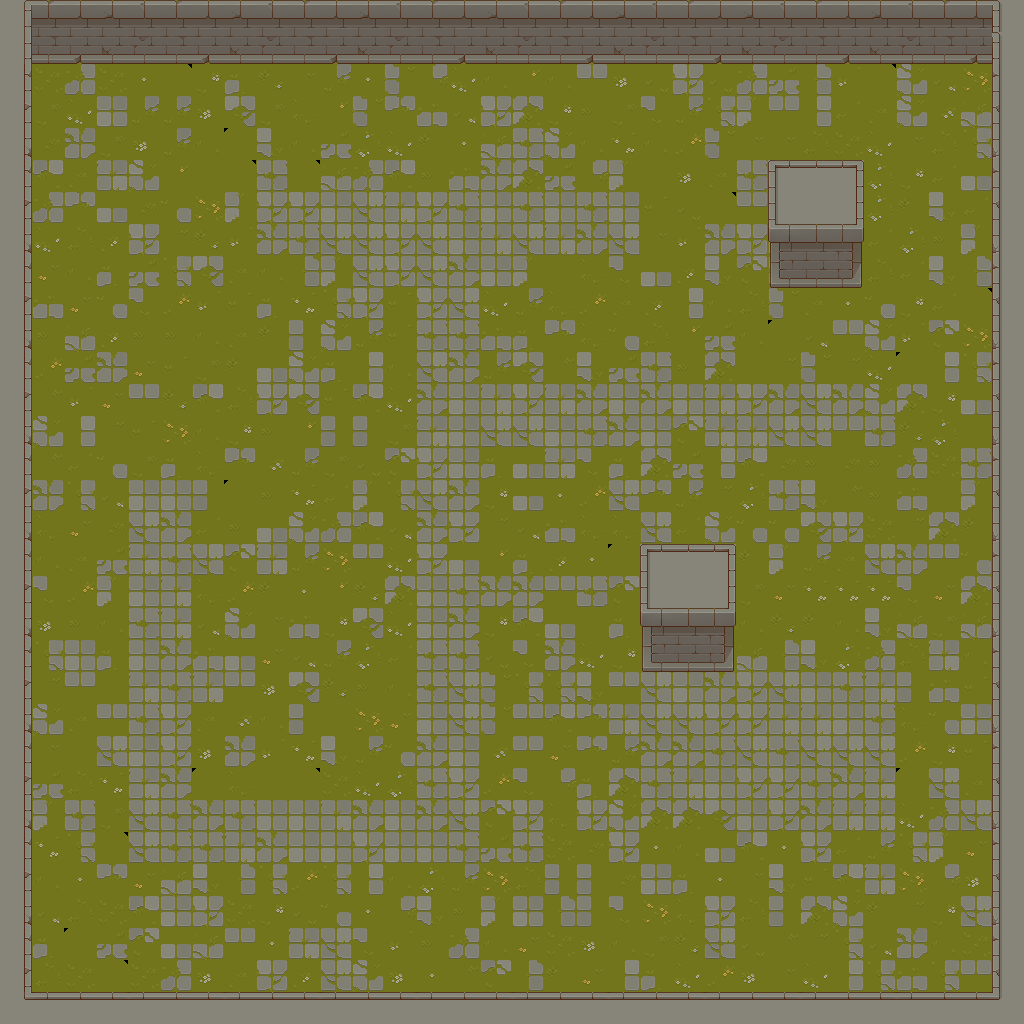

Tiled map render using the project's own tile images. Description and the whole map definition, tile-layer contents included, below:
An orthogonal 32x32 tile map with 32x32 px tiles, 2 tile layers (Tile Layer 1, Tile Layer 2).

<map version="1.10" tiledversion="1.11.0" orientation="orthogonal" renderorder="right-down" width="32" height="32" tilewidth="32" tileheight="32" infinite="0" nextlayerid="3" nextobjectid="1">
 <editorsettings>
  <export target="multiMap.json" format="json" />
 </editorsettings>
 <tileset firstgid="1" source="groundTiles.tsx" />
 <layer id="1" name="Tile Layer 1" width="32" height="32">
  <data encoding="csv">
26,103,40,88,70,72,69,85,24,22,36,70,54,6,33,22,21,50,38,20,56,4,35,49,85,87,20,102,21,86,103,26,
26,54,50,23,85,5,71,40,118,117,38,71,120,2,119,72,2,69,117,50,3,24,37,104,56,21,24,88,24,88,88,26,
26,50,117,50,5,120,22,103,6,33,115,5,100,102,53,20,40,20,85,21,4,82,4,117,72,83,55,120,118,8,54,26,
26,18,53,65,115,115,21,114,18,49,40,100,87,70,8,82,113,22,17,18,101,115,99,84,85,67,51,35,118,56,71,26,
26,52,98,18,21,115,20,119,116,24,72,38,53,2,5,71,81,118,20,7,24,23,100,33,33,34,50,53,33,34,99,26,
26,86,35,66,118,40,1,120,81,120,71,117,86,17,70,98,113,72,102,84,1,21,35,81,26,26,26,38,22,51,69,26,
26,117,87,69,52,104,54,84,82,82,65,97,66,82,81,65,81,65,81,65,3,4,120,85,26,26,26,38,2,116,51,26,
26,53,34,39,82,36,6,55,98,81,97,97,82,97,65,66,97,66,98,97,33,55,98,82,84,53,68,51,38,17,84,26,
26,37,24,103,72,99,114,35,20,83,84,97,82,97,98,65,84,1,49,101,69,39,116,88,100,65,103,34,51,116,83,26,
26,70,37,104,101,23,55,3,103,7,99,82,3,82,97,53,115,49,23,35,39,67,24,34,100,35,5,104,22,51,120,26,
26,17,71,39,17,17,24,35,2,68,118,115,3,81,81,70,103,87,49,104,34,40,72,20,119,8,85,118,55,88,54,26,
26,23,72,98,37,3,18,2,69,118,103,67,24,97,98,115,114,19,116,72,81,17,113,1,36,100,36,53,119,67,99,26,
26,19,55,37,85,6,86,34,82,114,3,86,53,98,65,66,82,66,98,65,98,65,66,82,98,97,98,118,113,22,69,26,
26,118,67,36,3,54,20,22,17,40,68,68,18,66,65,97,97,65,81,98,65,88,66,66,97,97,85,81,6,38,1,26,
26,19,51,104,18,103,49,87,56,115,18,4,88,82,65,103,69,66,101,103,113,72,67,86,52,17,52,17,117,50,81,26,
26,98,99,8,65,65,68,119,17,7,51,84,99,97,98,22,69,5,23,97,87,115,36,38,81,116,19,17,70,1,84,26,
26,49,37,52,97,98,51,17,69,118,117,86,8,98,82,36,8,70,49,49,97,51,118,104,104,114,82,50,36,113,2,26,
26,20,35,72,66,81,97,88,66,115,54,85,53,82,69,40,103,39,5,119,26,26,26,2,84,115,35,97,98,85,104,26,
26,101,23,84,65,66,49,23,2,5,40,6,113,65,81,98,98,85,81,88,26,26,26,18,37,7,7,7,101,37,113,26,
26,21,17,20,81,66,8,118,33,70,22,114,53,65,98,22,86,69,1,103,19,23,115,24,6,2,20,116,71,18,71,26,
26,99,65,103,65,98,70,69,37,8,115,38,51,81,81,4,101,98,53,22,2,115,18,71,83,116,38,117,34,66,20,26,
26,36,85,1,66,81,66,85,21,114,6,17,24,81,97,100,99,99,116,85,97,65,98,82,97,65,81,66,68,70,3,26,
26,118,35,85,81,82,35,56,24,68,1,54,37,65,97,100,85,86,87,66,97,97,82,82,66,66,65,81,49,104,65,26,
26,33,1,97,65,82,21,98,55,7,116,115,104,98,65,56,85,37,87,115,98,98,81,97,81,97,97,97,23,22,3,26,
26,72,34,7,66,98,119,49,1,120,50,53,38,81,82,23,101,102,103,113,81,66,65,82,82,81,98,66,119,97,35,26,
26,84,81,18,97,81,98,81,65,65,66,98,65,98,97,88,82,49,82,118,113,113,114,65,82,98,66,66,53,117,97,26,
26,7,99,120,97,81,81,66,98,65,65,82,65,65,81,72,81,50,52,82,5,24,69,86,5,82,51,115,99,84,37,26,
26,24,5,87,37,71,116,83,99,23,99,67,20,38,115,54,34,68,68,52,65,103,5,33,116,3,86,66,54,102,21,26,
26,8,34,50,86,65,82,50,22,4,104,5,102,116,17,84,65,83,68,101,54,49,82,34,68,113,118,2,36,22,97,26,
26,103,119,72,88,69,71,85,5,66,97,101,55,17,117,24,37,50,21,24,18,6,97,4,19,36,99,8,98,24,50,26,
26,34,50,120,50,117,21,35,82,39,97,118,21,5,19,88,83,2,37,67,103,53,23,21,33,53,67,99,70,99,85,26,
26,26,26,26,26,26,26,26,26,26,26,26,26,26,26,26,26,26,26,26,26,26,26,26,26,26,26,26,26,26,26,26
</data>
 </layer>
 <layer id="2" name="Tile Layer 2" width="32" height="32">
  <data encoding="csv">
149,226,227,228,229,226,227,228,229,226,227,228,229,226,227,228,229,226,227,228,229,226,227,228,229,226,227,228,229,226,227,153,
165,242,243,244,245,242,243,244,245,242,243,244,245,242,243,244,245,242,243,244,245,242,243,244,245,242,243,244,245,242,243,153,
155,0,0,0,0,0,0,0,0,0,0,0,0,0,0,0,0,0,0,0,0,0,0,0,0,0,0,0,0,0,0,154,
171,0,0,0,0,0,0,0,0,0,0,0,0,0,0,0,0,0,0,0,0,0,0,0,0,0,0,0,0,0,0,170,
187,0,0,0,0,0,0,0,0,0,0,0,0,0,0,0,0,0,0,0,0,0,0,0,0,0,0,0,0,0,0,186,
155,0,0,0,0,0,0,0,0,0,0,0,0,0,0,0,0,0,0,0,0,0,0,0,146,147,148,0,0,0,0,154,
171,0,0,0,0,0,0,0,0,0,0,0,0,0,0,0,0,0,0,0,0,0,0,0,162,163,164,0,0,0,0,170,
187,0,0,0,0,0,0,0,0,0,0,0,0,0,0,0,0,0,0,0,0,0,0,0,178,179,180,0,0,0,0,186,
155,0,0,0,0,0,0,0,0,0,0,0,0,0,0,0,0,0,0,0,0,0,0,0,194,195,196,0,0,0,0,154,
171,0,0,0,0,0,0,0,0,0,0,0,0,0,0,0,0,0,0,0,0,0,0,0,0,0,0,0,0,0,0,170,
187,0,0,0,0,0,0,0,0,0,0,0,0,0,0,0,0,0,0,0,0,0,0,0,0,0,0,0,0,0,0,186,
155,0,0,0,0,0,0,0,0,0,0,0,0,0,0,0,0,0,0,0,0,0,0,0,0,0,0,0,0,0,0,154,
171,0,0,0,0,0,0,0,0,0,0,0,0,0,0,0,0,0,0,0,0,0,0,0,0,0,0,0,0,0,0,170,
187,0,0,0,0,0,0,0,0,0,0,0,0,0,0,0,0,0,0,0,0,0,0,0,0,0,0,0,0,0,0,186,
155,0,0,0,0,0,0,0,0,0,0,0,0,0,0,0,0,0,0,0,0,0,0,0,0,0,0,0,0,0,0,154,
171,0,0,0,0,0,0,0,0,0,0,0,0,0,0,0,0,0,0,0,0,0,0,0,0,0,0,0,0,0,0,170,
187,0,0,0,0,0,0,0,0,0,0,0,0,0,0,0,0,0,0,0,0,0,0,0,0,0,0,0,0,0,0,186,
155,0,0,0,0,0,0,0,0,0,0,0,0,0,0,0,0,0,0,0,146,147,148,0,0,0,0,0,0,0,0,154,
171,0,0,0,0,0,0,0,0,0,0,0,0,0,0,0,0,0,0,0,162,163,164,0,0,0,0,0,0,0,0,170,
187,0,0,0,0,0,0,0,0,0,0,0,0,0,0,0,0,0,0,0,178,179,180,0,0,0,0,0,0,0,0,186,
155,0,0,0,0,0,0,0,0,0,0,0,0,0,0,0,0,0,0,0,194,195,196,0,0,0,0,0,0,0,0,154,
171,0,0,0,0,0,0,0,0,0,0,0,0,0,0,0,0,0,0,0,0,0,0,0,0,0,0,0,0,0,0,170,
187,0,0,0,0,0,0,0,0,0,0,0,0,0,0,0,0,0,0,0,0,0,0,0,0,0,0,0,0,0,0,186,
155,0,0,0,0,0,0,0,0,0,0,0,0,0,0,0,0,0,0,0,0,0,0,0,0,0,0,0,0,0,0,154,
171,0,0,0,0,0,0,0,0,0,0,0,0,0,0,0,0,0,0,0,0,0,0,0,0,0,0,0,0,0,0,170,
187,0,0,0,0,0,0,0,0,0,0,0,0,0,0,0,0,0,0,0,0,0,0,0,0,0,0,0,0,0,0,186,
155,0,0,0,0,0,0,0,0,0,0,0,0,0,0,0,0,0,0,0,0,0,0,0,0,0,0,0,0,0,0,154,
171,0,0,0,0,0,0,0,0,0,0,0,0,0,0,0,0,0,0,0,0,0,0,0,0,0,0,0,0,0,0,170,
187,0,0,0,0,0,0,0,0,0,0,0,0,0,0,0,0,0,0,0,0,0,0,0,0,0,0,0,0,0,0,186,
155,0,0,0,0,0,0,0,0,0,0,0,0,0,0,0,0,0,0,0,0,0,0,0,0,0,0,0,0,0,0,154,
171,0,0,0,0,0,0,0,0,0,0,0,0,0,0,0,0,0,0,0,0,0,0,0,0,0,0,0,0,0,0,170,
197,198,199,200,198,199,200,198,199,200,198,199,200,198,199,200,198,199,200,198,199,200,198,199,200,198,199,200,198,199,200,201
</data>
 </layer>
</map>